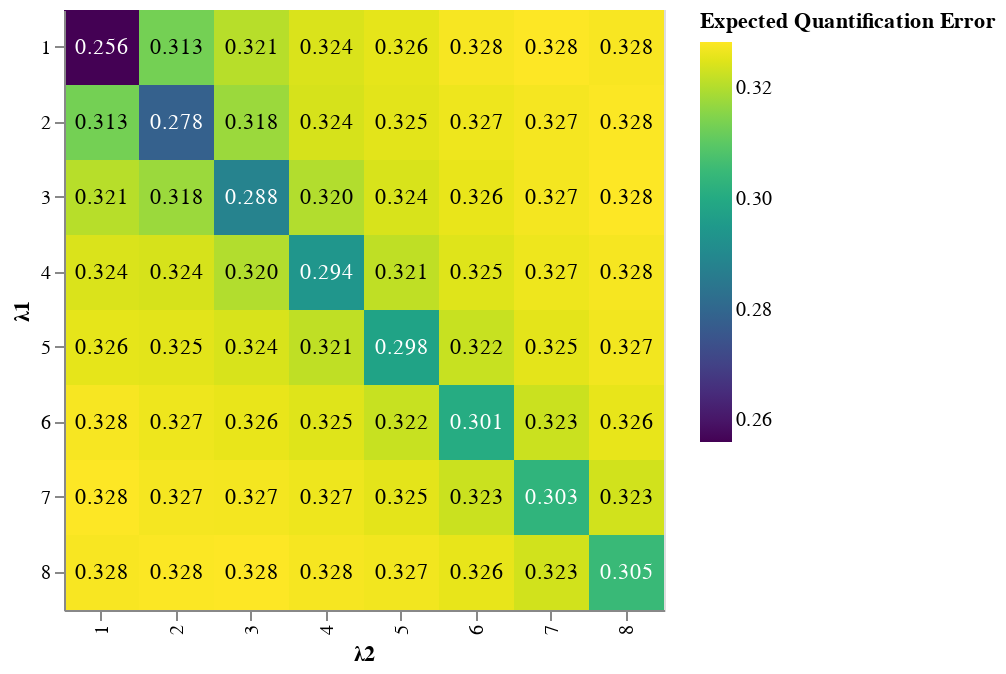

Notebook code for this chart:
### Code cell
base = alt.Chart(source).encode(
    alt.X('λ2:O'),
    alt.Y('λ1:O'),
)

# Make heatmap.
heatmap = base.mark_rect().encode(
    alt.Color('Expected Quantification Error:Q')
        .scale(scheme='viridis')
        .title("Expected Quantification Error")
)

# Change color of the text depending on the background so it is always visible.
color = (
    alt.when(alt.datum.error > 0.306)
    .then(alt.value("black"))
    .otherwise(alt.value("white"))
)

# Make text to overlay on heatmap.
text = base.mark_text(baseline='middle').encode(
    alt.Text('Expected Quantification Error:Q', format=".3f"), color=color
)

# Draw the chart.
(heatmap + text).properties(width=300,height=300)

### Figure 1 — Vega-Lite specification as saved in the notebook (floating-point values rounded to 4 significant figures)
{"config": {"view": {"continuousWidth": 300, "continuousHeight": 300}}, "layer": [{"mark": {"type": "rect"}, "encoding": {"color": {"field": "Expected Quantification Error", "scale": {"scheme": "viridis"}, "title": "Expected Quantification Error", "type": "quantitative"}, "x": {"field": "λ2", "type": "ordinal"}, "y": {"field": "λ1", "type": "ordinal"}}}, {"mark": {"type": "text", "baseline": "middle"}, "encoding": {"color": {"condition": [{"test": "(datum.error > 0.306)", "value": "black"}], "value": "white"}, "text": {"field": "Expected Quantification Error", "format": ".3f", "type": "quantitative"}, "x": {"field": "λ2", "type": "ordinal"}, "y": {"field": "λ1", "type": "ordinal"}}}], "data": {"name": "data-ac5d8a1568946f70e0613e4a251c490d"}, "height": 300, "width": 300, "$schema": "https://vega.github.io/schema/vega-lite/v5.20.1.json", "datasets": {"data-ac5d8a1568946f70e0613e4a251c490d": [{"λ1": 1, "λ2": 1, "Expected Quantification Error": 0.256, "error": 0.256}, {"λ1": 1, "λ2": 2, "Expected Quantification Error": 0.3132, "error": 0.3132}, {"λ1": 1, "λ2": 3, "Expected Quantification Error": 0.3207, "error": 0.3207}, {"λ1": 1, "λ2": 4, "Expected Quantification Error": 0.3244, "error": 0.3244}, {"λ1": 1, "λ2": 5, "Expected Quantification Error": 0.3256, "error": 0.3256}, {"λ1": 1, "λ2": 6, "Expected Quantification Error": 0.3277, "error": 0.3277}, {"λ1": 1, "λ2": 7, "Expected Quantification Error": 0.3283, "error": 0.3283}, {"λ1": 1, "λ2": 8, "Expected Quantification Error": 0.3278, "error": 0.3278}, {"λ1": 2, "λ2": 1, "Expected Quantification Error": 0.3132, "error": 0.3132}, {"λ1": 2, "λ2": 2, "Expected Quantification Error": 0.278, "error": 0.278}, {"λ1": 2, "λ2": 3, "Expected Quantification Error": 0.3177, "error": 0.3177}, {"λ1": 2, "λ2": 4, "Expected Quantification Error": 0.324, "error": 0.324}, {"λ1": 2, "λ2": 5, "Expected Quantification Error": 0.3253, "error": 0.3253}, {"λ1": 2, "λ2": 6, "Expected Quantification Error": 0.3266, "error": 0.3266}, {"λ1": 2, "λ2": 7, "Expected Quantification Error": 0.3274, "error": 0.3274}, {"λ1": 2, "λ2": 8, "Expected Quantification Error": 0.3281, "error": 0.3281}, {"λ1": 3, "λ2": 1, "Expected Quantification Error": 0.3207, "error": 0.3207}, {"λ1": 3, "λ2": 2, "Expected Quantification Error": 0.3177, "error": 0.3177}, {"λ1": 3, "λ2": 3, "Expected Quantification Error": 0.288, "error": 0.288}, {"λ1": 3, "λ2": 4, "Expected Quantification Error": 0.3201, "error": 0.3201}, {"λ1": 3, "λ2": 5, "Expected Quantification Error": 0.3242, "error": 0.3242}, {"λ1": 3, "λ2": 6, "Expected Quantification Error": 0.326, "error": 0.326}, {"λ1": 3, "λ2": 7, "Expected Quantification Error": 0.3272, "error": 0.3272}, {"λ1": 3, "λ2": 8, "Expected Quantification Error": 0.3284, "error": 0.3284}, {"λ1": 4, "λ2": 1, "Expected Quantification Error": 0.3244, "error": 0.3244}, {"λ1": 4, "λ2": 2, "Expected Quantification Error": 0.324, "error": 0.324}, {"λ1": 4, "λ2": 3, "Expected Quantification Error": 0.3201, "error": 0.3201}, {"λ1": 4, "λ2": 4, "Expected Quantification Error": 0.294, "error": 0.294}, {"λ1": 4, "λ2": 5, "Expected Quantification Error": 0.3215, "error": 0.3215}, {"λ1": 4, "λ2": 6, "Expected Quantification Error": 0.325, "error": 0.325}, {"λ1": 4, "λ2": 7, "Expected Quantification Error": 0.3266, "error": 0.3266}, {"λ1": 4, "λ2": 8, "Expected Quantification Error": 0.3275, "error": 0.3275}, {"λ1": 5, "λ2": 1, "Expected Quantification Error": 0.3256, "error": 0.3256}, {"λ1": 5, "λ2": 2, "Expected Quantification Error": 0.3253, "error": 0.3253}, {"λ1": 5, "λ2": 3, "Expected Quantification Error": 0.3242, "error": 0.3242}, {"λ1": 5, "λ2": 4, "Expected Quantification Error": 0.3215, "error": 0.3215}, {"λ1": 5, "λ2": 5, "Expected Quantification Error": 0.298, "error": 0.298}, {"λ1": 5, "λ2": 6, "Expected Quantification Error": 0.3224, "error": 0.3224}, {"λ1": 5, "λ2": 7, "Expected Quantification Error": 0.3255, "error": 0.3255}, {"λ1": 5, "λ2": 8, "Expected Quantification Error": 0.3271, "error": 0.3271}, {"λ1": 6, "λ2": 1, "Expected Quantification Error": 0.3277, "error": 0.3277}, {"λ1": 6, "λ2": 2, "Expected Quantification Error": 0.3266, "error": 0.3266}, {"λ1": 6, "λ2": 3, "Expected Quantification Error": 0.326, "error": 0.326}, {"λ1": 6, "λ2": 4, "Expected Quantification Error": 0.325, "error": 0.325}, {"λ1": 6, "λ2": 5, "Expected Quantification Error": 0.3224, "error": 0.3224}, {"λ1": 6, "λ2": 6, "Expected Quantification Error": 0.3006, "error": 0.3006}, {"λ1": 6, "λ2": 7, "Expected Quantification Error": 0.3227, "error": 0.3227}, {"λ1": 6, "λ2": 8, "Expected Quantification Error": 0.3259, "error": 0.3259}, {"λ1": 7, "λ2": 1, "Expected Quantification Error": 0.3283, "error": 0.3283}, {"λ1": 7, "λ2": 2, "Expected Quantification Error": 0.3274, "error": 0.3274}, {"λ1": 7, "λ2": 3, "Expected Quantification Error": 0.3272, "error": 0.3272}, {"λ1": 7, "λ2": 4, "Expected Quantification Error": 0.3266, "error": 0.3266}, {"λ1": 7, "λ2": 5, "Expected Quantification Error": 0.3255, "error": 0.3255}, {"λ1": 7, "λ2": 6, "Expected Quantification Error": 0.3227, "error": 0.3227}, {"λ1": 7, "λ2": 7, "Expected Quantification Error": 0.3031, "error": 0.3031}, {"λ1": 7, "λ2": 8, "Expected Quantification Error": 0.3234, "error": 0.3234}, {"λ1": 8, "λ2": 1, "Expected Quantification Error": 0.3278, "error": 0.3278}, {"λ1": 8, "λ2": 2, "Expected Quantification Error": 0.3281, "error": 0.3281}, {"λ1": 8, "λ2": 3, "Expected Quantification Error": 0.3284, "error": 0.3284}, {"λ1": 8, "λ2": 4, "Expected Quantification Error": 0.3275, "error": 0.3275}, {"λ1": 8, "λ2": 5, "Expected Quantification Error": 0.3271, "error": 0.3271}, {"λ1": 8, "λ2": 6, "Expected Quantification Error": 0.3259, "error": 0.3259}, {"λ1": 8, "λ2": 7, "Expected Quantification Error": 0.3234, "error": 0.3234}, {"λ1": 8, "λ2": 8, "Expected Quantification Error": 0.305, "error": 0.305}]}}
